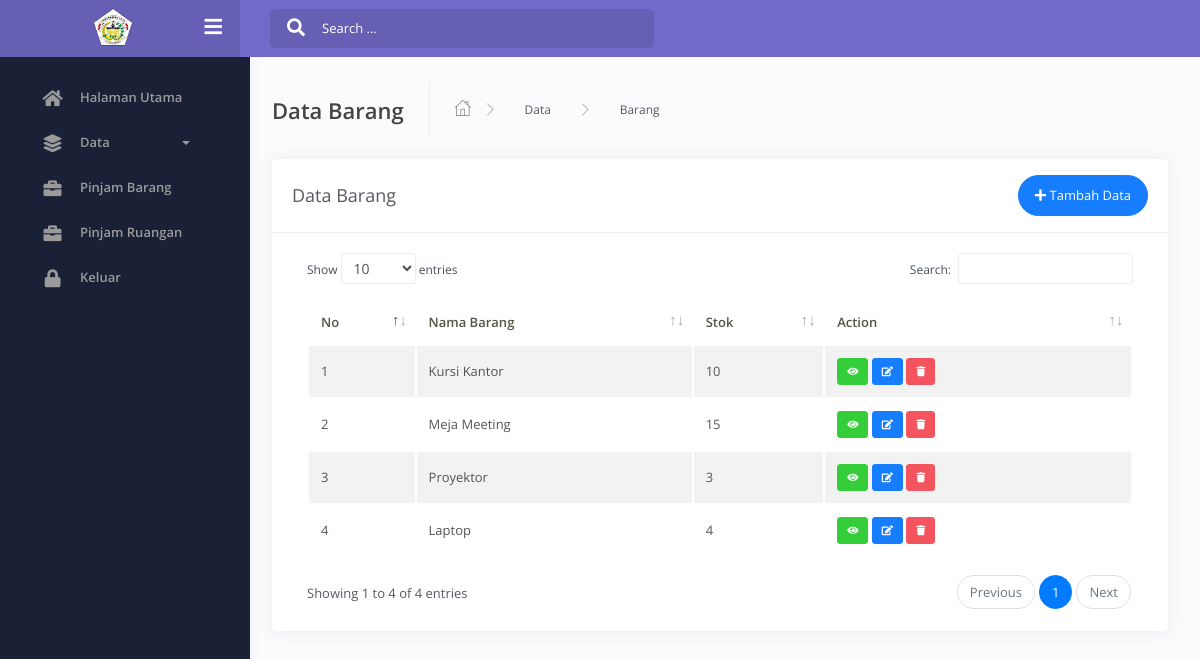
/admin/index.php?view=databarang, run on the app's committed database.
### tables this page shows
CREATE TABLE `barang` (
  `id` int NOT NULL,
  `nama_barang` varchar(100) NOT NULL,
  `stok` int NOT NULL,
  `deskripsi` text,
  `foto` varchar(255) DEFAULT NULL
);

### admin/master/barang/databarang.php (the view, shortened to what this page needs)
<div class="main-panel">
	<div class="content">
		<div class="page-inner">
			<div class="page-header">
				<h4 class="page-title">Data Barang</h4>
				<ul class="breadcrumbs">
					<li class="nav-home">
						<a href="#">
							<i class="flaticon-home"></i>
						</a>
					</li>
					<li class="separator">
						<i class="flaticon-right-arrow"></i>
					</li>
					<li class="nav-item">
						<a href="#">Data</a>
					</li>
					<li class="separator">
						<i class="flaticon-right-arrow"></i>
					</li>
					<li class="nav-item">
						<a href="#">Barang</a>
					</li>
				</ul>
			</div>
			<div class="row">
				<div class="col-md-12">
					<div class="card">
						<div class="card-header">
							<div class="d-flex align-items-center">
								<h4 class="card-title">Data Barang</h4>
								<button class="btn btn-primary btn-round ml-auto" data-toggle="modal" data-target="#modalAddBarang">
									<i class="fa fa-plus"></i>
									Tambah Data
								</button>
							</div>
						</div>
						<div class="card-body">
							<div class="table-responsive">
								<table id="add-row" class="display table table-striped table-hover">
									<thead>
										<tr>
											<th>No</th>
											<th>Nama Barang</th>
											<th>Stok</th>
											<th>Action</th>
										</tr>
									</thead>
									<tbody>
										<?php
										$no = 1;
										$query = mysqli_query($conn, 'SELECT * from barang');
										while ($barang = mysqli_fetch_array($query)) {
										?>
											<tr>
												<td><?php echo $no++ ?></td>
												<td><?php echo $barang['nama_barang'] ?></td>
												<td><?php echo $barang['stok'] ?></td>
												<td>
													<a href="#modalDetailBarang<?php echo $barang['id'] ?>" data-toggle="modal" title="Detail" class="btn btn-xs btn-success"><i class="fa fa-eye"></i></a>
													<a href="#modalEditBarang<?php echo $barang['id'] ?>" data-toggle="modal" title="Edit" class="btn btn-xs btn-primary"><i class="fa fa-edit"></i></a>
													<a href="#modalHapusBarang<?php echo $barang['id'] ?>" data-toggle="modal" title="Hapus" class="btn btn-xs btn-danger"><i class="fa fa-trash"></i></a>
												</td>
											</tr>
										<?php } ?>
									</tbody>
								</table>
							</div>
						</div>
					</div>
				</div>
			</div>
		</div>
	</div>
</div>

### admin/index.php (style rules this page uses)
.nav-item a { display: flex; align-items: center; color: #ffffff; text-decoration: none; padding: 12px 15px; border-radius: 5px; transition: background 0.3s ease; }
.nav-item:last-child { margin-top: auto; }

### data on the page
barang: nama_barang "Kursi Kantor", stok "10"
barang: nama_barang "Meja Meeting", stok "15"
barang: nama_barang "Proyektor", stok "3"
barang: nama_barang "Laptop", stok "4"
